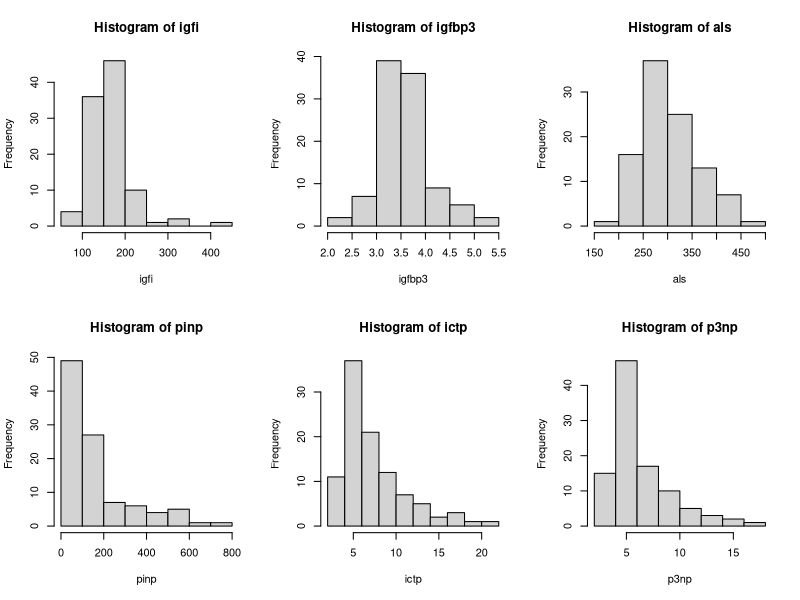
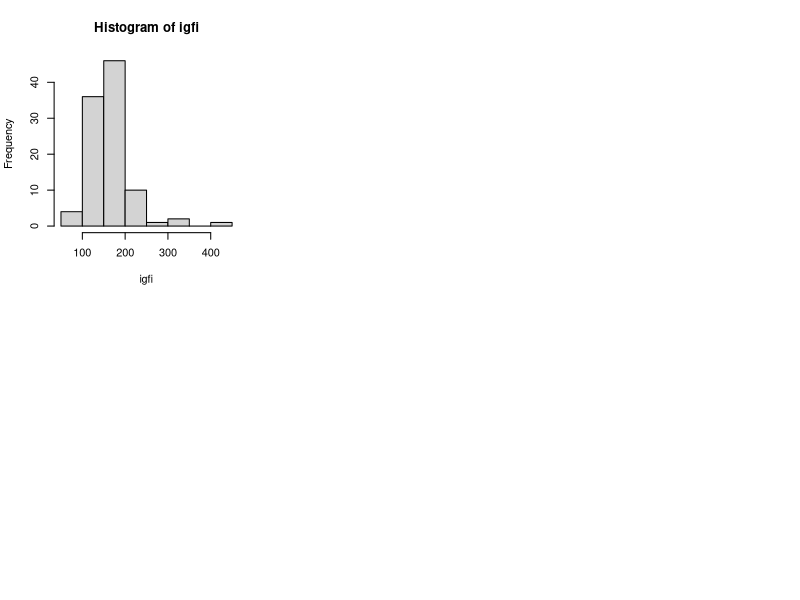

Recreate these plots in R, in order.
# Đọc file text igf.txt
igfdata = read.table("igf.txt", header = TRUE, na.string=".")
attach(igfdata)

# Kiểm tra xem có phải là một data.frame
is.data.frame(igfdata)

dim(igfdata)
names(igfdata)

# Đọc vào 1 dataframe
data = data.frame(id,age,weight,height)
print(data)

# Giá trị trung bình
mean(age)

# Phương sai
var(age)

# Độ lệch chuẩn
sd(age)

# Giá trị nhỏ nhất
min(age)

# Giá trị cao nhất
max(age)

# Miền giá trị 
range(age)

# Hiển thị toàn bộ thông tin chung về biến age trong dữ liệu
summary(age)

# Tóm tắt dữ liệu igfdata theo sex
by(igfdata, sex, summary)

# vẽ đồ thị cho 6 biến số: igfi, igfbp3, als, pinp, ictp, p3np
op <- par(mfrow=c(2,3))
hist(igfi)
hist(igfbp3)
hist(als)
hist(pinp)
hist(ictp)
hist(p3np)

# Kiểm định t một mẫu
mean(age)
t.test(age, mu=30)

# Kiểm định t hai mẫu
# data2 = data.frame(igfi,sex)
# print(data2)
# giaTriTB = tapply(data2$igfi, data2$sex, mean)
# print(giaTriTB)\

by(igfi, sex, mean)
t.test(igfi~ sex)

# Kiểm tra biến igfi có phân phối chuẩn không?
shapiro.test(igfi)
hist(igfi)

# Kiểm định t cho các biến số theo cặp paired t-test
# nhập dữ kiện
before = c(180, 140, 160, 160, 220, 185, 145, 160, 160, 170)
after = c(170, 145, 145, 125, 205, 185, 150, 150, 145, 155)
bp = data.frame(before, after)
# kiểm định t
t.test(before, after, paired=TRUE)

# Kiểm định Wilcoxon cho các biến số theo cặp (wilcox.test)
wilcox.test(before, after, paired=TRUE)

# Viết hàm tính sai số chuẩn
desc <- function(x)
  {
    av <- mean(x)
    sd <- sd(x)
    se <- sd/sqrt(length(x))
    c(MEAN=av, SD=sd, SE=se)
}
desc(als)
